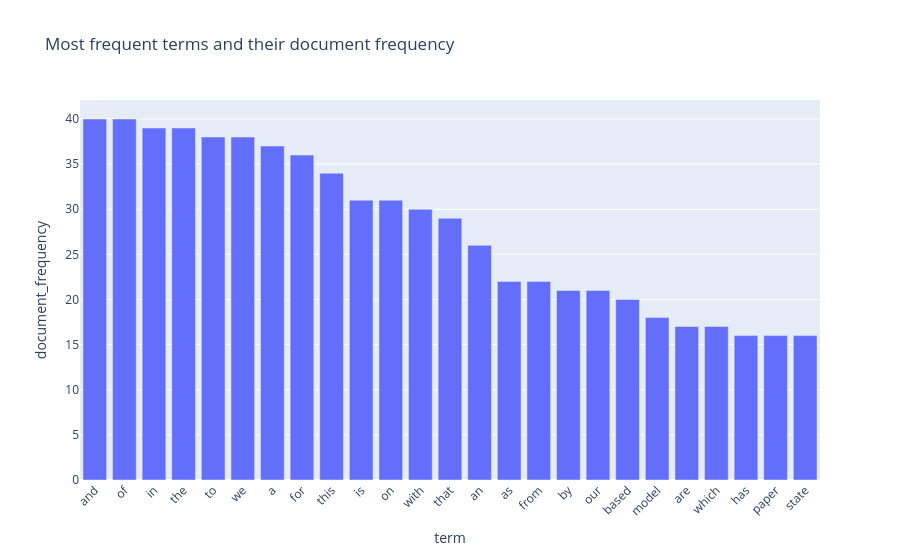

The code cell stored with this chart in its notebook:
### Markdown cell above
## 1. Inverted-index explorer

A simplified term → postings view. Terms are derived from titles and abstracts; positions, offsets, payloads and segment-local doc IDs are intentionally omitted. The goal is to connect the logical postings structure to Lucene's field/term APIs.

### Code cell
import re
def tokenize_demo(text):
    return re.findall(r"[a-z0-9]+", str(text).lower())

postings = defaultdict(list)
for row in papers_viz.itertuples():
    terms = set(tokenize_demo(row.title + ' ' + row.abstract))
    for term in terms:
        postings[term].append(int(row.doc_id))

term_options = sorted(postings, key=lambda t: (-len(postings[t]), t))[:60]
term_df = pd.DataFrame({'term': term_options,
                        'document_frequency': [len(postings[t]) for t in term_options],
                        'postings': [', '.join(map(str, postings[t])) for t in term_options]})
display(term_df.head(20))
fig = px.bar(term_df.head(25), x='term', y='document_frequency',
             hover_data=['postings'], title='Most frequent terms and their document frequency')
fig.update_layout(xaxis_tickangle=-45)
fig.show()

### Figure 1 — Plotly figure (JSON) as saved in the notebook; plotly's stock layout.template omitted (floating-point values rounded to 4 significant figures)
{"data": [{"customdata": [["0, 1, 2, 3, 4, 5, 6, 7, 8, 9, 10, 11, 12, 13, 14, 15, 16, 17, 18, 19, 20, 21, 22, 23, 24, 25, 26, 27, 28, 29, 30, 31, 32, 33, 34, 35, 36, 37, 38, 39"], ["0, 1, 2, 3, 4, 5, 6, 7, 8, 9, 10, 11, 12, 13, 14, 15, 16, 17, 18, 19, 20, 21, 22, 23, 24, 25, 26, 27, 28, 29, 30, 31, 32, 33, 34, 35, 36, 37, 38, 39"], ["1, 2, 3, 4, 5, 6, 7, 8, 9, 10, 11, 12, 13, 14, 15, 16, 17, 18, 19, 20, 21, 22, 23, 24, 25, 26, 27, 28, 29, 30, 31, 32, 33, 34, 35, 36, 37, 38, 39"], ["0, 1, 2, 3, 4, 5, 6, 7, 9, 10, 11, 12, 13, 14, 15, 16, 17, 18, 19, 20, 21, 22, 23, 24, 25, 26, 27, 28, 29, 30, 31, 32, 33, 34, 35, 36, 37, 38, 39"], ["0, 1, 2, 3, 4, 5, 6, 7, 8, 9, 10, 11, 12, 13, 14, 15, 16, 17, 18, 19, 21, 22, 23, 24, 25, 27, 28, 29, 30, 31, 32, 33, 34, 35, 36, 37, 38, 39"], ["0, 1, 2, 3, 4, 5, 6, 7, 8, 10, 11, 12, 13, 14, 15, 16, 17, 18, 19, 21, 22, 23, 24, 25, 26, 27, 28, 29, 30, 31, 32, 33, 34, 35, 36, 37, 38, 39"], ["0, 1, 2, 3, 4, 5, 6, 7, 8, 11, 12, 13, 14, 15, 16, 17, 19, 20, 21, 22, 23, 24, 25, 26, 27, 28, 29, 30, 31, 32, 33, 34, 35, 36, 37, 38, 39"], ["0, 1, 2, 3, 4, 5, 6, 7, 8, 10, 11, 13, 14, 15, 16, 17, 18, 20, 21, 22, 23, 24, 25, 26, 27, 28, 29, 30, 31, 32, 33, 34, 35, 36, 37, 38"], ["0, 1, 2, 3, 4, 6, 7, 8, 9, 10, 11, 12, 13, 14, 15, 16, 17, 18, 19, 20, 21, 22, 23, 24, 25, 28, 29, 30, 32, 34, 36, 37, 38, 39"], ["0, 2, 5, 6, 7, 9, 10, 11, 12, 13, 14, 15, 16, 17, 18, 19, 21, 22, 24, 25, 26, 27, 28, 29, 30, 32, 33, 36, 37, 38, 39"], ["0, 1, 2, 4, 5, 7, 8, 9, 10, 11, 12, 13, 15, 16, 17, 19, 20, 21, 22, 23, 25, 26, 27, 28, 29, 30, 31, 32, 33, 34, 39"], ["1, 2, 3, 4, 5, 6, 7, 10, 11, 12, 13, 14, 15, 17, 18, 19, 20, 21, 22, 23, 24, 25, 26, 27, 29, 30, 31, 32, 35, 36"], ["0, 1, 2, 5, 6, 7, 8, 10, 12, 13, 14, 15, 16, 17, 19, 21, 22, 24, 25, 27, 28, 29, 31, 32, 33, 34, 35, 37, 39"], ["0, 1, 2, 3, 6, 7, 9, 10, 11, 13, 14, 16, 17, 19, 20, 21, 24, 25, 28, 29, 30, 31, 35, 37, 38, 39"], ["0, 1, 2, 3, 6, 11, 12, 13, 14, 15, 16, 17, 19, 21, 24, 25, 27, 28, 29, 30, 31, 32"], ["0, 2, 4, 12, 13, 15, 16, 17, 18, 19, 21, 22, 24, 25, 26, 28, 29, 30, 31, 34, 36, 37"], ["0, 4, 6, 9, 12, 13, 14, 16, 17, 18, 19, 20, 23, 24, 25, 27, 28, 30, 37, 38, 39"], ["1, 2, 3, 5, 9, 10, 13, 16, 21, 23, 25, 26, 27, 30, 31, 32, 33, 34, 36, 38, 39"], ["0, 5, 7, 8, 10, 13, 16, 17, 18, 19, 20, 21, 22, 26, 29, 30, 32, 33, 35, 39"], ["0, 1, 4, 5, 8, 9, 12, 13, 15, 19, 20, 23, 24, 25, 32, 34, 35, 37"], ["2, 3, 4, 6, 7, 8, 9, 10, 13, 15, 16, 19, 27, 28, 30, 33, 37"], ["6, 9, 10, 12, 13, 14, 20, 22, 23, 24, 26, 27, 28, 33, 34, 38, 39"], ["1, 6, 12, 14, 18, 20, 21, 22, 25, 28, 29, 31, 32, 33, 37, 38"], ["0, 2, 3, 7, 8, 11, 12, 18, 19, 20, 23, 24, 29, 32, 37, 38"], ["0, 4, 5, 7, 10, 18, 19, 22, 23, 24, 25, 27, 28, 31, 32, 35"]], "hovertemplate": "term=%{x}<br>document_frequency=%{y}<br>postings=%{customdata[0]}<extra></extra>", "legendgroup": "", "marker": {"color": "#636efa", "pattern": {"shape": ""}}, "name": "", "orientation": "v", "showlegend": false, "textposition": "auto", "x": ["and", "of", "in", "the", "to", "we", "a", "for", "this", "is", "on", "with", "that", "an", "as", "from", "by", "our", "based", "model", "are", "which", "has", "paper", "state"], "xaxis": "x", "y": [40, 40, 39, 39, 38, 38, 37, 36, 34, 31, 31, 30, 29, 26, 22, 22, 21, 21, 20, 18, 17, 17, 16, 16, 16], "yaxis": "y", "type": "bar"}], "layout": {"xaxis": {"anchor": "y", "domain": [0.0, 1.0], "title": {"text": "term"}, "tickangle": -45}, "yaxis": {"anchor": "x", "domain": [0.0, 1.0], "title": {"text": "document_frequency"}}, "legend": {"tracegroupgap": 0}, "title": {"text": "Most frequent terms and their document frequency"}, "barmode": "relative"}}
